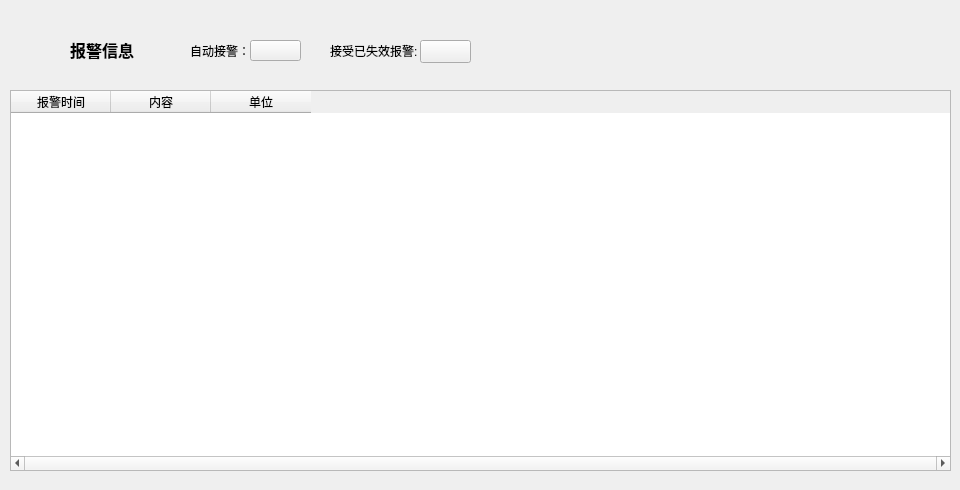
<?xml version="1.0" encoding="UTF-8"?>
<ui version="4.0">
 <class>PlRecordForm</class>
 <widget class="QWidget" name="PlRecordForm">
  <property name="geometry">
   <rect>
    <x>0</x>
    <y>0</y>
    <width>960</width>
    <height>490</height>
   </rect>
  </property>
  <property name="windowTitle">
   <string>Form</string>
  </property>
  <widget class="QTableWidget" name="tableWidget">
   <property name="geometry">
    <rect>
     <x>10</x>
     <y>90</y>
     <width>941</width>
     <height>381</height>
    </rect>
   </property>
   <property name="horizontalScrollBarPolicy">
    <enum>Qt::ScrollBarAlwaysOn</enum>
   </property>
   <column>
    <property name="text">
     <string>报警时间</string>
    </property>
   </column>
   <column>
    <property name="text">
     <string>内容</string>
    </property>
   </column>
   <column>
    <property name="text">
     <string>单位</string>
    </property>
   </column>
  </widget>
  <widget class="QLabel" name="label">
   <property name="geometry">
    <rect>
     <x>190</x>
     <y>40</y>
     <width>61</width>
     <height>21</height>
    </rect>
   </property>
   <property name="text">
    <string>自动接警：</string>
   </property>
  </widget>
  <widget class="QLabel" name="label_2">
   <property name="geometry">
    <rect>
     <x>330</x>
     <y>40</y>
     <width>91</width>
     <height>21</height>
    </rect>
   </property>
   <property name="text">
    <string>接受已失效报警:</string>
   </property>
  </widget>
  <widget class="QPushButton" name="pushButton">
   <property name="geometry">
    <rect>
     <x>420</x>
     <y>40</y>
     <width>51</width>
     <height>23</height>
    </rect>
   </property>
   <property name="text">
    <string/>
   </property>
   <property name="icon">
    <iconset>
     <normaloff>../window/img/of.png</normaloff>../window/img/of.png</iconset>
   </property>
   <property name="iconSize">
    <size>
     <width>53</width>
     <height>21</height>
    </size>
   </property>
  </widget>
  <widget class="QPushButton" name="pushButton_2">
   <property name="geometry">
    <rect>
     <x>250</x>
     <y>40</y>
     <width>51</width>
     <height>21</height>
    </rect>
   </property>
   <property name="text">
    <string/>
   </property>
   <property name="icon">
    <iconset>
     <normaloff>../window/img/on.png</normaloff>../window/img/on.png</iconset>
   </property>
   <property name="iconSize">
    <size>
     <width>53</width>
     <height>21</height>
    </size>
   </property>
  </widget>
  <widget class="QLabel" name="label_3">
   <property name="geometry">
    <rect>
     <x>20</x>
     <y>20</y>
     <width>54</width>
     <height>51</height>
    </rect>
   </property>
   <property name="text">
    <string/>
   </property>
   <property name="pixmap">
    <pixmap>../window/img/policylogo.png</pixmap>
   </property>
  </widget>
  <widget class="QLabel" name="label_4">
   <property name="geometry">
    <rect>
     <x>70</x>
     <y>30</y>
     <width>81</width>
     <height>41</height>
    </rect>
   </property>
   <property name="lineWidth">
    <number>0</number>
   </property>
   <property name="text">
    <string>&lt;html&gt;&lt;head/&gt;&lt;body&gt;&lt;p&gt;&lt;span style=&quot; font-size:12pt; font-weight:600;&quot;&gt;报警信息&lt;/span&gt;&lt;/p&gt;&lt;/body&gt;&lt;/html&gt;</string>
   </property>
   <property name="textFormat">
    <enum>Qt::RichText</enum>
   </property>
   <property name="margin">
    <number>2</number>
   </property>
  </widget>
 </widget>
 <resources/>
 <connections/>
</ui>
